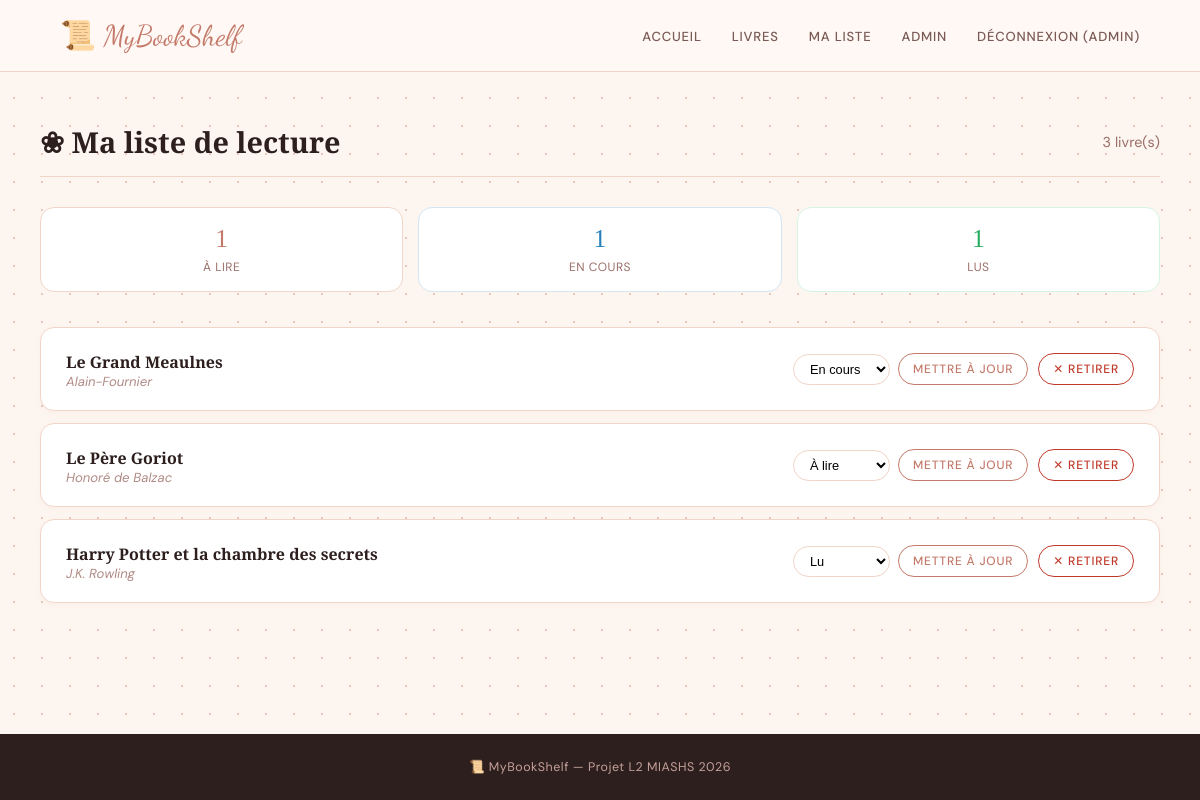
The app's page /ma_liste.php (signed in) with its own data.
### tables this page shows
CREATE TABLE `liste_lecture` (
  `id` int(11) NOT NULL,
  `id_utilisateur` int(11) NOT NULL,
  `id_livre` int(11) NOT NULL,
  `statut` enum('à lire','en cours','lu') DEFAULT 'à lire',
  `date_ajout` datetime DEFAULT current_timestamp()
);

CREATE TABLE `livres` (
  `id` int(11) NOT NULL,
  `titre` varchar(200) NOT NULL,
  `auteur` varchar(150) NOT NULL,
  `genre` varchar(100) DEFAULT NULL,
  `description` text DEFAULT NULL,
  `annee` int(11) DEFAULT NULL,
  `image` varchar(255) DEFAULT NULL,
  `date_ajout` datetime DEFAULT current_timestamp()
);

### ma_liste.php (the view, shortened to what this page needs)
<?php
require_once 'includes/db.php';
require_once 'includes/header.php';
$stmt = $pdo->prepare("
    SELECT liste_lecture.*, livres.titre, livres.auteur, livres.genre
    FROM liste_lecture
    JOIN livres ON liste_lecture.id_livre = livres.id
    WHERE liste_lecture.id_utilisateur = ?
    ORDER BY liste_lecture.date_ajout DESC
");
$stmt->execute([$_SESSION['user_id']]);
$liste = $stmt->fetchAll();
$a_lire = array_filter($liste, fn($l) => $l['statut'] === 'à lire');
$en_cours = array_filter($liste, fn($l) => $l['statut'] === 'en cours');
$lus = array_filter($liste, fn($l) => $l['statut'] === 'lu');
?>
<main>
    <div class="section-header">
        <h1>❀ Ma liste de lecture</h1>
        <span class="result-count"><?= count($liste) ?> livre(s)</span>
    </div>
    <div class="stats-grid">
        <div class="stat-item border-peach">
            <div class="stat-value color-peach"><?= count($a_lire) ?></div>
            <div class="stat-label">À lire</div>
        </div>
        <div class="stat-item border-blue">
            <div class="stat-value color-blue"><?= count($en_cours) ?></div>
            <div class="stat-label">En cours</div>
        </div>
        <div class="stat-item border-green">
            <div class="stat-value color-green"><?= count($lus) ?></div>
            <div class="stat-label">Lus</div>
        </div>
    </div>
    <?php if (empty($liste)): ?>
        <div class="no-results-list">
            <p class="empty-msg">Votre liste est vide </p>
            <p>Ajoutez des livres depuis leur fiche !</p>
            <a href="/bibliotheque/livres.php" class="btn btn-primary">Explorer les livres</a>
        </div>
    <?php else: ?>
        <?php foreach ($liste as $item): ?>
            <div class="liste-item">
                <div class="item-info">
                    <h3>
                        <a href="/bibliotheque/fiche_livre.php?id=<?= $item['id_livre'] ?>">
                            <?= htmlspecialchars($item['titre']) ?>
                        </a>
                    </h3>
                    <p class="item-auteur"><?= htmlspecialchars($item['auteur']) ?></p>
                </div>
                <div class="liste-actions">
                    <form method="POST" class="form-inline">
                        <select name="statut" class="select-small">
                            <option value="à lire" <?= $item['statut'] === 'à lire' ? 'selected' : '' ?>>À lire</option>
                            <option value="en cours" <?= $item['statut'] === 'en cours' ? 'selected' : '' ?>>En cours</option>
                            <option value="lu" <?= $item['statut'] === 'lu' ? 'selected' : '' ?>>Lu</option>
                        </select>
                        <button type="submit" name="changer_statut" value="1" class="btn btn-secondary btn-xs">
                            Mettre à jour
                        </button>
                    </form>
                    <form method="POST">
                        <button type="submit" name="supprimer" value="1" class="btn btn-danger btn-xs"
                            onclick="return confirm('Retirer ce livre de votre liste ?')">
                            ✕ Retirer
                        </button>
                    </form>
                </div>
            </div>
        <?php endforeach; ?>
    <?php endif; ?>
</main>
<?php require_once 'includes/footer.php'; ?>

### css/style.css (style rules this page uses)
* { margin: 0; padding: 0; box-sizing: border-box; }
body { font-family: 'DM Sans', sans-serif; background-color: #fdf6f0; background-image: radial-gradient(#e8c9bc 1px, transparent 1px); background-size: 28px 28px; color: #2e1f1f; min-height: 100vh; display: flex; flex-direction: column; }
a { text-decoration: none; color: inherit; }
h1, h2, h3 { font-family: 'Cormorant Garamond', serif; }
main { flex: 1; max-width: 1200px; margin: 50px auto; padding: 0 40px; width: 100%; }
.btn { display: inline-block; padding: 13px 32px; border-radius: 50px; font-size: 0.82rem; cursor: pointer; border: none; transition: all 0.25s; font-weight: 500; letter-spacing: 0.8px; text-transform: uppercase; font-family: 'DM Sans', sans-serif; }
.btn-secondary { background-color: transparent; color: #c47a6a; border: 1.5px solid #c47a6a; }
.btn-danger { background-color: transparent; color: #c0392b; border: 1.5px solid #c0392b; font-size: 0.78rem; padding: 8px 18px; border-radius: 50px; }
.liste-item { background: white; border: 1px solid #f0d5c8; border-radius: 14px; padding: 20px 25px; margin-bottom: 12px; display: flex; justify-content: space-between; align-items: center; box-shadow: 0 2px 10px rgba(196, 122, 106, 0.06); }
.section-header { display: flex; justify-content: space-between; align-items: center; margin-bottom: 30px; padding-bottom: 15px; border-bottom: 1px solid #f0d5c8; }
.section-header h1 { font-size: 1.8rem; }
.result-count { color: #9a6e67; font-size: 0.9rem; }
.stat-label { font-size: 0.75rem; color: #9a6e67; text-transform: uppercase; letter-spacing: 1px; margin-top: 5px; }
.stats-grid { display: flex; gap: 15px; margin-bottom: 35px; flex-wrap: wrap; }
.stat-item { background: white; border: 1px solid #f0d5c8; border-radius: 14px; padding: 16px 24px; text-align: center; flex: 1; min-width: 120px; }
.stat-value { font-size: 1.6rem; font-family: 'Cormorant Garamond', serif; }
.stat-label { font-size: 0.75rem; color: #9a6e67; text-transform: uppercase; letter-spacing: 0.5px; }
.border-peach { border-color: #f0d5c8; }
.color-peach { color: #c47a6a; }
.border-blue { border-color: #d4e6f1; }
.color-blue { color: #2980b9; }
.border-green { border-color: #d5f5e3; }
.color-green { color: #27ae60; }
.item-info h3 a { font-size: 1rem; color: #2e1f1f; }
.item-auteur { font-size: 0.82rem; color: #b08a84; font-style: italic; }
.liste-actions { display: flex; gap: 10px; align-items: center; flex-wrap: wrap; }
.form-inline { display: flex; gap: 8px; align-items: center; }
.select-small { padding: 6px 12px; border: 1.5px solid #f0d5c8; border-radius: 50px; font-size: 0.8rem; background: white; }
.btn-xs { padding: 7px 14px !important; font-size: 0.75rem !important; }

### records on screen
liste_lecture: id_livre.titre "Le Grand Meaulnes", id_livre.auteur "Alain-Fournier", statut "En cours"
liste_lecture: id_livre.titre "Le Père Goriot", id_livre.auteur "Honoré de Balzac", statut "À lire"
liste_lecture: id_livre.titre "Harry Potter et la chambre des secrets", id_livre.auteur "J.K. Rowling", statut "Lu"

### other values on screen
$_SESSION['nom'] "ADMIN"
count($liste) "3"
count($a_lire) "1"
count($en_cours) "1"
count($lus) "1"
